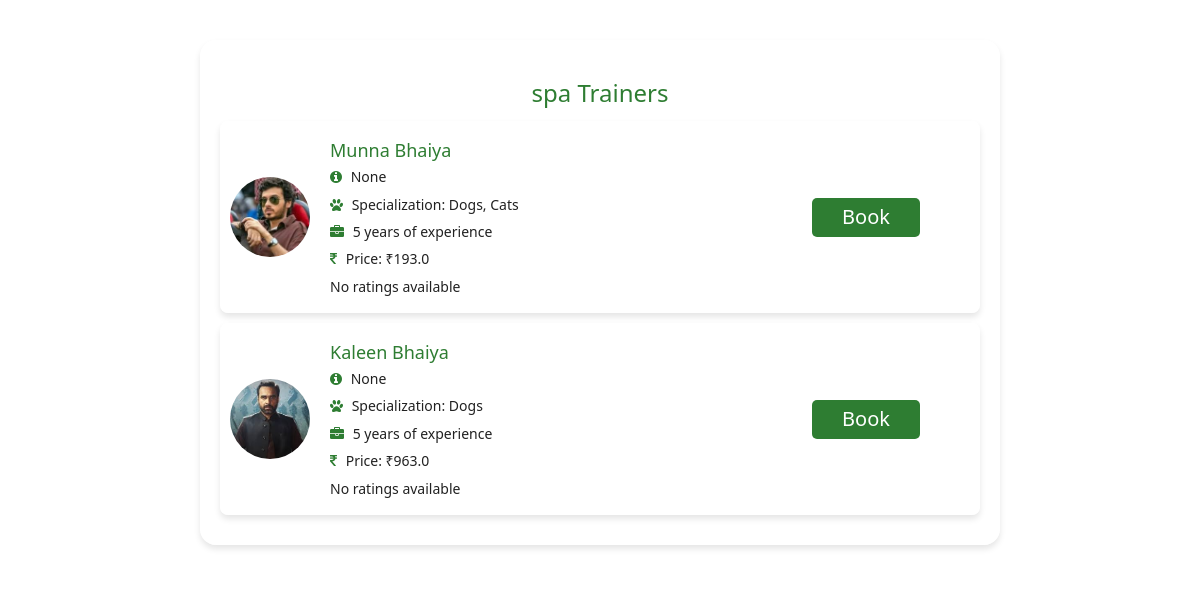
The app's page /service/2/trainers with its own data.
### models.py (models this page shows, shortened)
class Service(db.Model):
    id = db.Column(db.Integer, primary_key=True)
    name = db.Column(db.String(100), nullable=False)
    description = db.Column(db.Text, nullable=True)
    image=db.Column(db.String(255), nullable=True)

class TrainerService(db.Model):
    __tablename__ = 'trainer_services'
    id = db.Column(db.Integer, primary_key=True)
    trainer_id = db.Column(db.Integer, db.ForeignKey('trainer.id'), nullable=False)
    service_id = db.Column(db.Integer, db.ForeignKey('service.id'), nullable=False)
    price = db.Column(db.Float, nullable=False)
    trainer = db.relationship('Trainer', backref=db.backref('trainer_services', lazy=True))
    service = db.relationship('Service', backref=db.backref('trainer_services', lazy=True))

class User(db.Model, UserMixin):
    id = db.Column(db.Integer, primary_key=True)
    name = db.Column(db.String(100), nullable=False)
    email = db.Column(db.String(100), nullable=False, unique=True)
    password = db.Column(db.String(200), nullable=False)
    mobile_number = db.Column(db.String(15), unique=True, nullable=True)
    role = db.Column(db.String(100), nullable=False)
    created_at = db.Column(db.DateTime, default=datetime.utcnow)
    profile_picture = db.Column(db.String(255), nullable=True)

class Trainer(db.Model):
    id = db.Column(db.Integer, primary_key=True)
    user_id = db.Column(db.Integer, db.ForeignKey('user.id'), nullable=False)
    user = db.relationship('User', backref='trainers')
    verified = db.Column(db.String(50), default='Pending', nullable=False)
    experience = db.Column(db.Integer, nullable=True)
    specialization = db.Column(db.String(100), nullable=True)
    availability_schedule = db.Column(db.JSON, nullable=True)
    location = db.Column(db.String(100), nullable=True)
    bio = db.Column(db.Text, nullable=True)
    ratings = db.Column(db.Float, nullable=True)
    aadhaar_image_path = db.Column(db.String(255), nullable=True)
    pan_card_image_path = db.Column(db.String(255), nullable=True)
    certifications = db.relationship('Certification', backref='trainer_certifications', lazy=True)
    services = db.relationship('Service', secondary='trainer_services', backref='trainers')

### app.py (the view)
@app.route('/service/<int:service_id>/trainers')
def list_trainers(service_id):
    service = Service.query.get_or_404(service_id)
    approved_trainers = (
        db.session.query(Trainer, TrainerService.price)
        .join(TrainerService)
        .filter(
            TrainerService.service_id == service.id,
            Trainer.verified == VerificationStatus.APPROVED
        )
        .all()
    )
    return render_template('trainers_list.html', trainers=approved_trainers, service=service)

### templates/trainers_list.html (shortened to what this page needs)
<!DOCTYPE html>
<html lang="en">
<head>
    <link rel="stylesheet" href="https://maxcdn.bootstrapcdn.com/bootstrap/3.3.7/css/bootstrap.min.css">
    <link rel="stylesheet" href="https://cdnjs.cloudflare.com/ajax/libs/font-awesome/4.7.0/css/font-awesome.min.css">
    <link rel="stylesheet" href="https://cdnjs.cloudflare.com/ajax/libs/font-awesome/4.7.0/css/font-awesome.min.css">
</head>
<body>
    <div class="container">
        <div class="card">
            <h3>{{ service.name }} Trainers</h3>
            <div class="trainer-list">
                {% if trainers %}
                    {% for trainer, price in trainers %}
                        <div class="trainer-item">
                            <div class="media">
                                <div class="pull-left">
                                    <img src="{{ url_for('static', filename=trainer.user.profile_picture or 'images/profile_pictures/default_avatar.png') }}"
                                         alt="Profile Picture"
                                         class="profile-picture">
                                </div>
                                <div class="media-body">
                                    <h4>{{ trainer.user.name }}</h4>
                                    <div class="media-content">
                                        <ul>
                                            <li><i class="fa fa-info-circle"></i> {{ trainer.bio }}</li>
                                            <li><i class="fa fa-paw"></i> Specialization: {{ trainer.specialization }}</li>
                                            <li><i class="fa fa-briefcase"></i> {{ trainer.experience }} years of experience</li>
                                            <li><i class="fa fa-inr"></i> Price: ₹{{ price }}</li>
                                            <li>
                                                {% if trainer.ratings is not none %}
                                                    <div class="star-rating">
                                                        {% set ratings_int = trainer.ratings | int %}
                                                        {% set ratings_decimal = trainer.ratings - ratings_int %}
                                                        {% for i in range(5) %}
                                                            {% if i < ratings_int %}
                                                                <i class="fa fa-star full-star"></i>
                                                            {% elif i == ratings_int and ratings_decimal > 0 %}
                                                                <i class="fa fa-star-half-o full-star"></i>
                                                            {% else %}
                                                                <i class="fa fa-star-o"></i>
                                                            {% endif %}
                                                        {% endfor %}
                                                        ({{ trainer.ratings }})
                                                    </div>
                                                {% else %}
                                                    <span>No ratings available</span>
                                                {% endif %}
                                            </li>
                                        </ul>
                                    </div>
                                </div>
                            </div>
                            <button class="book-now-btn">Book</button>
                        </div>
                    {% endfor %}
                {% else %}
                    <div class="no-trainers">No approved trainers available for this service.</div>
                {% endif %}
            </div>
        </div>
    </div>
</body>
</html>

### templates/trainers_list.html (style rules this page uses)
:root { --primary: #2e7d32; --primary-light: #4caf50; --secondary: #f5f5f5; --text-dark: #212121; --text-light: #ffffff; --danger: #d32f2f; --card-bg: rgba(255, 255, 255, 0.62); --shadow: 0 4px 6px rgba(0, 0, 0, 0.1); --transition: all 0.3s ease; }
body { font-family: 'Segoe UI', system-ui, sans-serif; min-height: 100vh; background: url('https://images.pexels.com/photos/1108099/pexels-photo-1108099.jpeg?cs=srgb&dl=pexels-chevanon-1108099.jpg&fm=jpg') no-repeat center center/cover; color: var(--text-dark); line-height: 1.6; position: relative; margin-top: 20px; }
.card { background-color: var(--card-bg); border-radius: 16px; box-shadow: var(--shadow); padding: 2rem; margin: 2rem auto; max-width: 800px; }
.card h3 { color: var(--primary); margin-bottom: 1.5rem; text-align: center; }
.trainer-list { margin-top: 1rem; }
.trainer-item { background-color: var(--card-bg); border-radius: 8px; box-shadow: var(--shadow); padding: 1rem; margin-bottom: 1rem; transition: var(--transition); display: flex; justify-content: space-between; align-items: center; }
.trainer-item .media { display: flex; align-items: center; flex-grow: 1; }
.trainer-item .media img { width: 80px; height: 80px; border-radius: 50%; object-fit: cover; margin-right: 1rem; }
.trainer-item .media-body h4 { color: var(--primary); margin-bottom: 0.5rem; }
.trainer-item .media-content { margin-top: 0.5rem; }
.trainer-item .media-content ul { list-style: none; padding: 0; margin: 0; }
.trainer-item .media-content ul li { display: block; margin-bottom: 0.5rem; color: var(--text-dark); }
.trainer-item .media-content ul li i { margin-right: 0.5rem; color: var(--primary); }
.book-now-btn { background-color: var(--primary); color: var(--text-light); border: none; border-radius: 5px; padding: 0.35rem 3rem; font-size: 2rem; cursor: pointer; transition: var(--transition); margin-right: 5rem; }

### records on screen
Service: name "spa"
TrainerService: profile_picture (picture), user.name "Munna Bhaiya", bio "None", specialization "Dogs, Cats", experience "5", price "193.0"
TrainerService: profile_picture (picture), user.name "Kaleen Bhaiya", bio "None", specialization "Dogs", experience "5", price "963.0"
